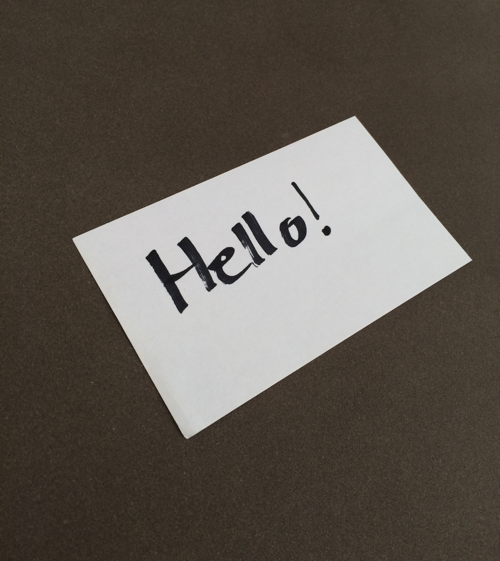
//> input picture document-scanner/images/example_01.png, 500 x 561 px, given in place of file.xml, which was not available
$ ./document_scanner   (built with g++ and OpenCV 4)
//> lines starting //> are read from the running program, lines starting //| are printed output that depends on the picture; after the words box and inside, x2 and y2 are one past the last pixel; in counts of white or black regions, pixels touching at a corner belong together; pictures that were not available may be replaced by others from this repository, and a replacement may not be noted
//> further down, imageMat is the input picture: 561 rows x 500 cols, CV_8UC3; mean B, G, R 80.9, 88.6, 95.4
#include <cmath>
#include <vector>
#include <iostream> // for standard I/O
#include <string>   // for strings
#include <iomanip>  // for controlling float print precision
#include <sstream>  // string to number conversion
#include <regex>

#include <opencv2/opencv.hpp>

#include <dirent.h>

using namespace std;
using namespace cv;

#define EDGE_DETECTION_SIZE 500
#define CONTOUR_COUNT 5

#define DISPLAY_INTERMEDIATE_IMAGES 0


static const char *depth_names[] = {
	"CV_8U",
	"CV_8S",
	"CV_16U",
	"CV_16S",
	"CV_32S",
	"CV_32F",
	"CV_64F"
};

#ifndef ELEMENTSOF
#define ELEMENTSOF(arr) (sizeof(arr) / sizeof((arr)[0]))
#endif /* ndef ELEMENTSOF */

/**
 * Docs say:
 * CV_MAKETYPE(depth, n) == (depth&7) + ((n-1)<<3)
 * This means that the constant type is formed from the depth, taking the lowest 3 bits, and the number of channels minus 1, taking the next log2(CV_CN_MAX) bits.
 */
#define TYPE_TO_DEPTH_INDEX(type) ((type) & 7)
#define DEPTH_IDX_TO_DEPTH_NAME(idx) (((idx) >= 0 && static_cast<unsigned>(idx) < ELEMENTSOF(depth_names)) ? depth_names[(idx)] : "unknown")
#define TYPE_TO_DEPTH_NAME(type) DEPTH_IDX_TO_DEPTH_NAME(TYPE_TO_DEPTH_INDEX(type))
#define TYPE_TO_CHANNELS(type) (((type) >> 3) + 1)

void display_image(const string &name, const Mat &image, int pyrdownTime = -1)
{
	cerr
	<< "Image " << name
	<< " dims: " << image.size().width << "x" << image.size().height
	<< " depth: " << TYPE_TO_DEPTH_NAME(image.type()) << "C" << image.channels()
	<< endl;

    if(pyrdownTime > 0)
    {
        Mat pyrMat;
        pyrDown(image, pyrMat);

        for(int i = 0; i < (pyrdownTime-1); i++)
            pyrDown(pyrMat, pyrMat);

        imshow(name, pyrMat);
    }
    else
    {
        imshow(name, image);
    }

	waitKey(0);
	destroyWindow(name);
}

double pythagorean_distance(const Point &p1, const Point &p2)
{
	double xdiff = p2.x - p1.x, ydiff = p2.y - p1.y;
	return sqrt(xdiff * xdiff + ydiff * ydiff);
}

template <typename T> void order_points(const array<Point_<T>, 4> &pts, array<Point_<T>, 4> &ordered)
{
    // initialzie a list of coordinates that will be ordered
    // such that the first entry in the list is the top-left,
    // the second entry is the top-right, the third is the
    // bottom-right, and the fourth is the bottom-left

	// the top-left point will have the smallest sum, whereas
    // the bottom-right point will have the largest sum
    // NOTE: Therefore the "top-left point" is neither necessarily the top-most point,
    // nor necessarily the left-most point.
    array<T, 4> sums = { pts[0].x + pts[0].y, pts[1].x + pts[1].y, pts[2].x + pts[2].y, pts[3].x + pts[3].y };
    // dump_array("sum:", sums);
    ordered[0] = pts[min_element(sums.begin(), sums.end()) - sums.begin()];
    ordered[2] = pts[max_element(sums.begin(), sums.end()) - sums.begin()];

    // now, compute the difference between the points, the
    // top-right point will have the smallest difference,
    // whereas the bottom-left will have the largest difference
    array<T, 4> differences = { pts[0].y - pts[0].x, pts[1].y - pts[1].x, pts[2].y - pts[2].x, pts[3].y - pts[3].x };
    // dump_array("differences:", differences);

    ordered[1] = pts[min_element(differences.begin(), differences.end()) - differences.begin()];
    ordered[3] = pts[max_element(differences.begin(), differences.end()) - differences.begin()];
    // dump_point_array("order_points ordered", ordered);
  }

template <typename T> void four_point_transform(const Mat &image, const array<Point_<T>, 4> &pts, Mat &warped)
{
	// dump_point_array("four_point_transform", pts);
    // obtain a consistent order of the points and unpack them
    // individually
	array<Point_<T>, 4> rect;
    order_points(pts, rect);
    // dump_point_array("four_point_transform rect", rect);
    const Point_<T> &tl = rect[0], &tr = rect[1], &br = rect[2], &bl = rect[3];

    // compute the width of the new image, which will be the
    // maximum distance between bottom-right and bottom-left
    // x-coordiates or the top-right and top-left x-coordinates
    T maxWidth = max(pythagorean_distance(br, bl), pythagorean_distance(tr, tl));

    // compute the height of the new image, which will be the
    // maximum distance between the top-right and bottom-right
    // y-coordinates or the top-left and bottom-left y-coordinates
    T maxHeight = max(pythagorean_distance(tr, br), pythagorean_distance(tl, bl));

    // now that we have the dimensions of the new image, construct
    // the set of destination points to obtain a "birds eye view",
    // (i.e. top-down view) of the image, again specifying points
    // in the top-left, top-right, bottom-right, and bottom-left
    // order
    array<Point_<T>, 4> dst = {{{0, 0}, {maxWidth - 1, 0}, {maxWidth - 1, maxHeight - 1}, {0, maxHeight - 1}}};
    // dump_array("dst", dst);

    // compute the perspective transform matrix and then apply it
    Mat M = getPerspectiveTransform(&rect[0], &dst[0]);
    // cerr << "Matrix: " << M << endl;
    // display_image("Perspective input", image);
    warpPerspective(image, warped, M, Size(maxWidth, maxHeight));
    // display_image("Perspective output", warped);
}

static void process(Mat &image)
{
#if (DISPLAY_INTERMEDIATE_IMAGES)
	display_image("Original", image);
#endif /* DISPLAY_INTERMEDIATE_IMAGES */
	Mat smaller, smaller2;
	float ratio;
	if (image.size().width > EDGE_DETECTION_SIZE || image.size().height > EDGE_DETECTION_SIZE) {
		// The image is bigger than we need in order to detect edges.
		// Isotropically scale it down to speed up edge detection.
		ratio = (float) max(image.size().width, image.size().height) / EDGE_DETECTION_SIZE;
//> ratio = 1.12
		resize(image, smaller, Size(image.size().width / ratio, image.size().height / ratio));
	} else {
		ratio = 1;
		smaller = image;
	}
	smaller.copyTo(smaller2);
#ifdef DISPLAY_INTERMEDIATE_IMAGES
	display_image("image", smaller);
#endif /* DISPLAY_INTERMEDIATE_IMAGES */
	// Convert inplace to greyscale for contour detection
	cvtColor(smaller, smaller, COLOR_BGR2GRAY);
//> smaller: 500 rows x 445 cols, CV_8UC1
	// Remove high frequency noise
	GaussianBlur(smaller, smaller, Size(3, 3), 0);
	// Find edges using Canny
	Mat edges;
	Canny(smaller, edges, 75, 200);
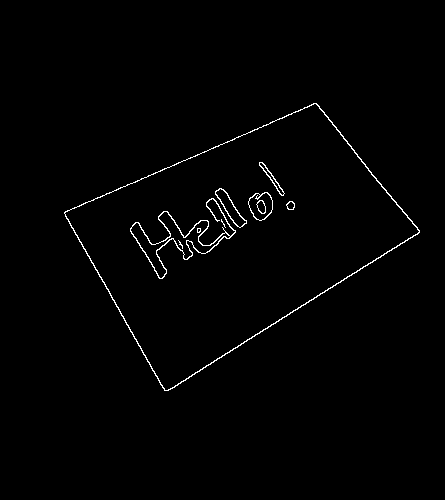
//> edges: 500 rows x 445 cols, CV_8UC1; 1.1% white in thin lines or dots, all inside (x1, y1, x2, y2) = (64, 103, 420, 391)
#ifdef DISPLAY_INTERMEDIATE_IMAGES
	display_image("Edges", edges);
#endif /* DISPLAY_INTERMEDIATE_IMAGES */
	// Find contours in edge image
	vector<vector<Point> > contours;
	findContours(edges, contours, CV_RETR_EXTERNAL, CV_CHAIN_APPROX_SIMPLE);
//> contours = 1 contour; box (x1, y1, x2, y2) and area: (64, 103, 420, 391) 52969
	// Sort the contours in decreasing area
	sort(contours.begin(), contours.end(), [](const vector<Point>& c1, const vector<Point>& c2){
		return contourArea(c1, false) > contourArea(c2, false);
	});
	// Find the first roughly quadrilateral contour in the few largest-area contours
	vector<Point> *quadrilateral = NULL;
	vector<vector<Point> >::iterator border_iter = find_if(contours.begin(), min(contours.end(), contours.begin() + CONTOUR_COUNT), [&quadrilateral](vector<Point> &contour) {
		double len = arcLength(contour, true);
		vector<Point> simplified;
		approxPolyDP(contour, simplified, 0.02 * len, true);
		if (simplified.size() == 4) {
			quadrilateral = new vector<Point>(simplified);
			return true;
		}
		return false;
	});
	int border_idx;
	if (border_iter == contours.begin() + CONTOUR_COUNT) {
		border_idx = -1; // All
	} else {
		border_idx = border_iter - contours.begin();
//> border_idx = 0
	}
	// cerr << "border_idx: " << border_idx << endl;
	assert((quadrilateral == NULL) == (border_idx == -1));
	//drawContours(smaller, contours, border_idx, Scalar(255, 0, 0), CV_FILLED);
	drawContours(smaller, contours, border_idx, Scalar(255, 0, 0));
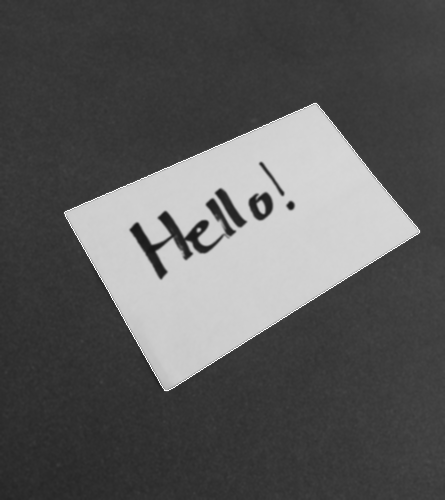
//> smaller: 500 rows x 445 cols, CV_8UC1; min 22, max 255, mean 90.2

#ifdef DISPLAY_INTERMEDIATE_IMAGES
    display_image("Contours", smaller);
#endif /* DISPLAY_INTERMEDIATE_IMAGES */

	// Warp image
	if (quadrilateral) {
		// dump_point_vector("Quadrilateral before scaling", *quadrilateral);
		for_each(quadrilateral->begin(), quadrilateral->end(), [ratio](Point &p) {
			p.x *= ratio;
			p.y *= ratio;
		});
		// dump_point_vector("Quadrilateral after scaling", *quadrilateral);
		vector<vector<Point> > quad_contours;
		quad_contours.push_back(*quadrilateral);
		Mat warped(image.size(), CV_8UC3);
		array<Point2f, 4> border_arr;
		// FIXME: Ugly conversion from vector to array
		border_arr[0] = (*quadrilateral)[0];
		border_arr[1] = (*quadrilateral)[1];
		border_arr[2] = (*quadrilateral)[2];
		border_arr[3] = (*quadrilateral)[3];
		four_point_transform(image, border_arr, warped);
//> in four_point_transform, `warpPerspective(image, warped, M, Size(maxWidth, maxHeight));`:
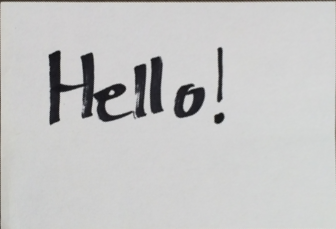
//> warped: 229 rows x 336 cols, CV_8UC3; mean B, G, R 197.7, 198, 198.1
#if DISPLAY_INTERMEDIATE_IMAGES
		display_image("Corrected", warped);
#endif /* DISPLAY_INTERMEDIATE_IMAGES */
        Mat warped_grey, thresh;
        cvtColor(warped, warped_grey, COLOR_BGR2GRAY);
        threshold(warped_grey, thresh, 0, 255, THRESH_BINARY | THRESH_OTSU);
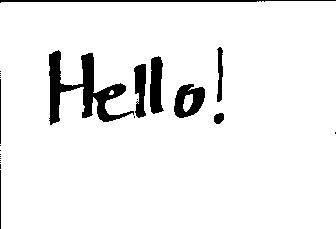
//> thresh: 229 rows x 336 cols, CV_8UC1; 93.6% white; 24 black regions (15 under 20 px), largest, box (x1, y1, x2, y2) and area: (49, 50, 134, 125) 2145, (174, 84, 205, 118) 658, (150, 56, 164, 114) 612
#if DISPLAY_INTERMEDIATE_IMAGES
        display_image("Corrected grey", warped_grey);
#endif /* DISPLAY_INTERMEDIATE_IMAGES */
        display_image("Threshold", thresh, 1);
//> call 4 of display_image, with name = "Threshold", pyrdownTime = 1
//> in display_image (call 4), `pyrDown(image, pyrMat);`:
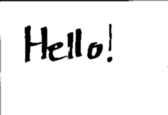
//> pyrMat: 115 rows x 168 cols, CV_8UC1; min 0, max 255, mean 238.4

	}
}

int main(int argc, char* argv[])
{
    const cv::String keys =
        "{@images   |/path/to/file.xml| Path to images where template will be matched}"        // optional, face cascade is the second argument (positional)
        "{help      |                 | show help message}";      // optional, show help optional

    cv::CommandLineParser parser(argc, argv, keys);
    parser.about("usage: --images  <path to images image>");

    if (parser.has("help")) {
        parser.printMessage();
        return 0;
    }

    Mat imageMat;

    cv::String images_path = parser.get<cv::String>(0); // read @image (mandatory, error if not present)

    if (!parser.check()) {
        parser.printErrors();
        return -1;
    }

    imageMat = imread(images_path, CV_LOAD_IMAGE_COLOR);

    if(imageMat.empty())
    {
        cout << "Image is NULL!!!!" << endl;
        return EXIT_SUCCESS;
    }

    process(imageMat);

    imageMat.release();

    return EXIT_SUCCESS;
}

$ run again, on document-scanner/images/example_02.png
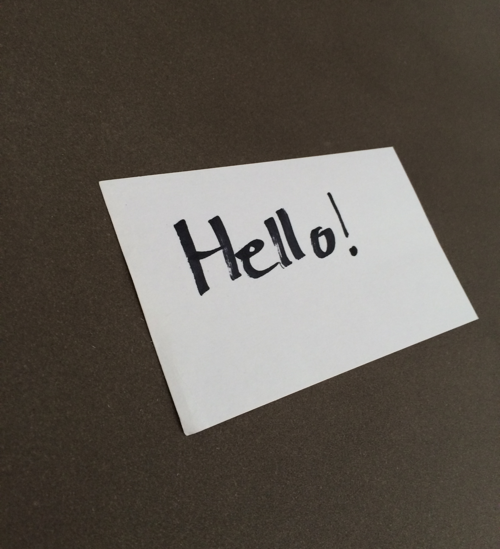
//> input picture document-scanner/images/example_02.png, 500 x 549 px, given in place of file.xml, which was not available
//> imageMat is the input picture: 549 rows x 500 cols, CV_8UC3; mean B, G, R 82.4, 90, 96.5
//> in process, `Canny(smaller, edges, 75, 200);`:
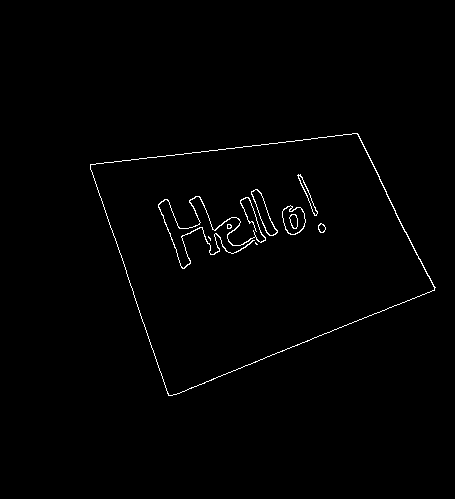
//> edges: 499 rows x 455 cols, CV_8UC1; 0.93% white in thin lines or dots, all inside (x1, y1, x2, y2) = (90, 133, 436, 396)
//> contours = 1 contour; box (x1, y1, x2, y2) and area: (90, 133, 436, 396) 57226
//> border_idx = 0
//> thresh: 267 rows x 313 cols, CV_8UC1; 93.8% white; 16 black regions (8 under 20 px), largest, box (x1, y1, x2, y2) and area: (46, 58, 137, 145) 2886, (162, 97, 192, 137) 702, (140, 65, 153, 132) 655
//> in display_image (call 4), `pyrDown(image, pyrMat);`:
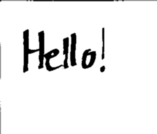
//> pyrMat: 134 rows x 157 cols, CV_8UC1; min 0, max 255, mean 239.2

$ run again, on document-scanner/images/example_03.png
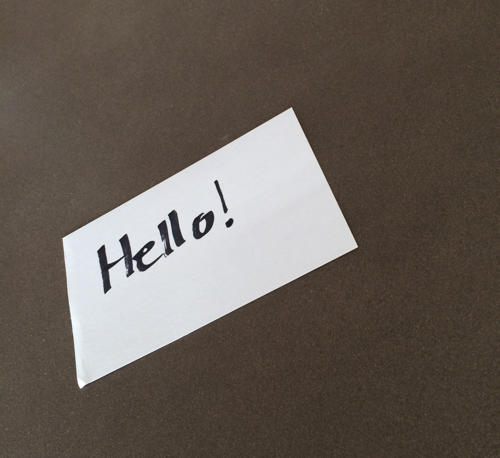
//> input picture document-scanner/images/example_03.png, 500 x 458 px, given in place of file.xml, which was not available
//> imageMat is the input picture: 458 rows x 500 cols, CV_8UC3; mean B, G, R 86.6, 94.4, 102.9
//> in process, `Canny(smaller, edges, 75, 200);`:
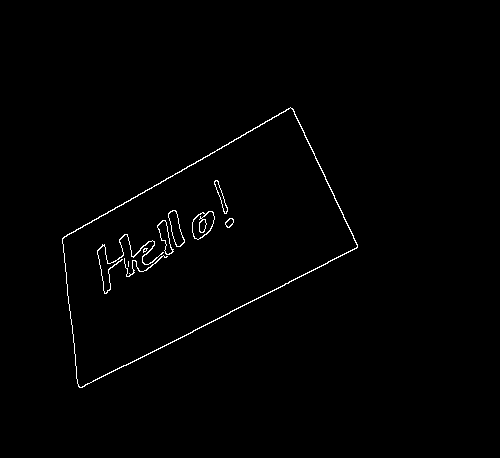
//> edges: 458 rows x 500 cols, CV_8UC1; 0.87% white in thin lines or dots, all inside (x1, y1, x2, y2) = (62, 107, 358, 388)
//> contours = 1 contour; box (x1, y1, x2, y2) and area: (62, 107, 358, 388) 42796
//> border_idx = 0
//> thresh: 153 rows x 311 cols, CV_8UC1; 94.6% white; 7 black regions (1 under 20 px), largest, box (x1, y1, x2, y2) and area: (44, 32, 124, 82) 1324, (161, 55, 189, 78) 403, (138, 36, 151, 75) 375, (123, 41, 135, 78) 291, (200, 30, 206, 67) 140, (198, 74, 208, 82) 58
//> in display_image (call 4), `pyrDown(image, pyrMat);`:
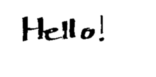
//> pyrMat: 77 rows x 156 cols, CV_8UC1; min 0, max 255, mean 241.2
